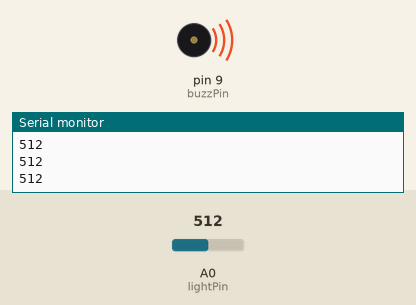
Recording of a sketch running on a simulated Arduino Uno, built with avr-gcc and run on an emulated ATmega328P. On the bench: buzzer (waves = sounding), the last lines printed to the serial monitor. The inputs (shaded band) are chosen by the test bench; at power-on: A0 (lightPin) = 512.

Above: at 1.2 s.
1.3 s: A0 (lightPin) set to 1023
At 1.59 s:
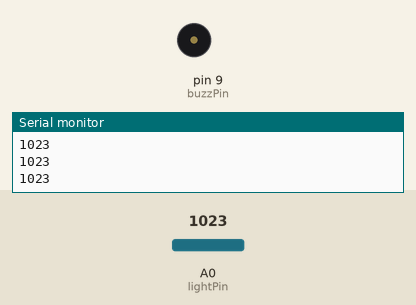
4.3 s: A0 (lightPin) set to 716
5.8 s: A0 (lightPin) set to 511
At 7.1 s:
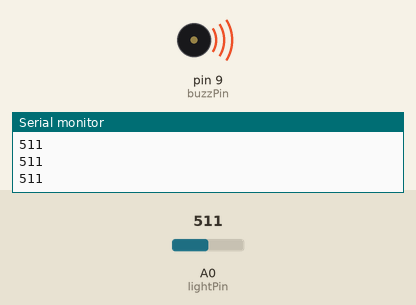
Timing chart, 0 to 8.8 s (numbered marks = the images above; inputs shaded):
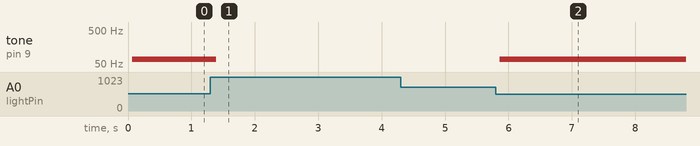

The sketch:

LightResistor.ino
```cpp
int lightPin=A0;
int lightVal;
int buzzTime;
int buzzPin=9;
int delayTime=250;
void setup() {
  // put your setup code here, to run once:
  Serial.begin(9600);
  pinMode(lightPin,INPUT);
  pinMode(buzzPin,OUTPUT);
}

void loop() {
  // put your main code here, to run repeatedly:
  lightVal=analogRead(lightPin);
  Serial.println(lightVal);
  buzzTime=(9900./700.) * lightVal;
  digitalWrite(buzzPin,HIGH);
  delayMicroseconds(buzzTime);
  digitalWrite(buzzPin,LOW);
  delayMicroseconds(buzzTime);
}
```

Measured:
- after the input at 1.3 s, tone on pin 9 (buzzPin): 68 Hz → silent after 0.09 s
- after the input at 5.8 s, tone on pin 9 (buzzPin): silent → 68 Hz after 0.06 s
